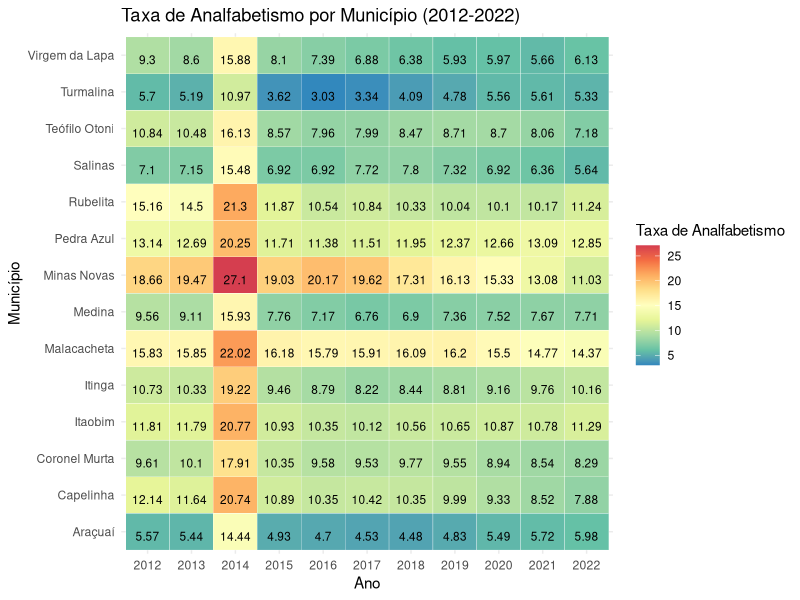
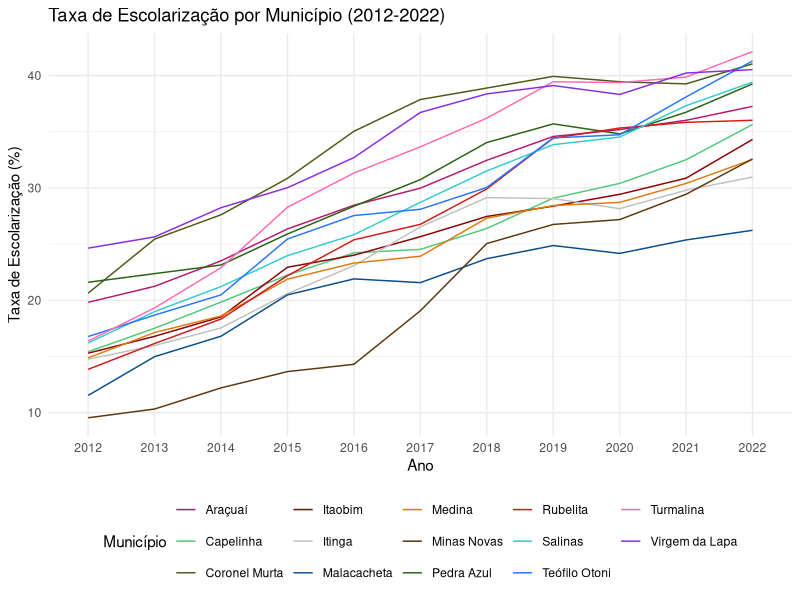

Here is the R script that generated these plots, in order:
## ---- chunk 1
knitr::opts_chunk$set(echo = FALSE)
Sys.setlocale("LC_ALL", "en_US.UTF-8")

## ---- chunk 2
# Importando os dados
df_analfabetismo <- data.frame(
  IBGE = c(3103405, 3112307, 3119500, 3133303, 3134004, 3139201, 3141405, 3141801, 3148707, 3156502, 3157005, 3168606, 3169703, 3171600),
  MUNICIPIO = c("Araçuaí", "Capelinha", "Coronel Murta", "Itaobim", "Itinga", "Malacacheta", "Medina", "Minas Novas", "Pedra Azul", "Rubelita", "Salinas", "Teófilo Otoni", "Turmalina", "Virgem da Lapa"),
  `2012` = c(5.57, 12.14, 9.61, 11.81, 10.73, 15.83, 9.56, 18.66, 13.14, 15.16, 7.10, 10.84, 5.70, 9.30),
  `2013` = c(5.44, 11.64, 10.10, 11.79, 10.33, 15.85, 9.11, 19.47, 12.69, 14.50, 7.15, 10.48, 5.19, 8.60),
  `2014` = c(14.44, 20.74, 17.91, 20.77, 19.22, 22.02, 15.93, 27.10, 20.25, 21.30, 15.48, 16.13, 10.97, 15.88),
  `2015` = c(4.93, 10.89, 10.35, 10.93, 9.46, 16.18, 7.76, 19.03, 11.71, 11.87, 6.92, 8.57, 3.62, 8.10),
  `2016` = c(4.70, 10.35, 9.58, 10.35, 8.79, 15.79, 7.17, 20.17, 11.38, 10.54, 6.92, 7.96, 3.03, 7.39),
  `2017` = c(4.53, 10.42, 9.53, 10.12, 8.22, 15.91, 6.76, 19.62, 11.51, 10.84, 7.72, 7.99, 3.34, 6.88),
  `2018` = c(4.48, 10.35, 9.77, 10.56, 8.44, 16.09, 6.90, 17.31, 11.95, 10.33, 7.80, 8.47, 4.09, 6.38),
  `2019` = c(4.83, 9.99, 9.55, 10.65, 8.81, 16.20, 7.36, 16.13, 12.37, 10.04, 7.32, 8.71, 4.78, 5.93),
  `2020` = c(5.49, 9.33, 8.94, 10.87, 9.16, 15.50, 7.52, 15.33, 12.66, 10.10, 6.92, 8.70, 5.56, 5.97),
  `2021` = c(5.72, 8.52, 8.54, 10.78, 9.76, 14.77, 7.67, 13.08, 13.09, 10.17, 6.36, 8.06, 5.61, 5.66),
  `2022` = c(5.98, 7.88, 8.29, 11.29, 10.16, 14.37, 7.71, 11.03, 12.85, 11.24, 5.64, 7.18, 5.33, 6.13)
)



## ---- chunk 3
# Carregando os pacotes necessários
library(ggplot2)
library(reshape2)
library(RColorBrewer)


# Transformando o dataframe para o formato longo
df_long <- melt(df_analfabetismo, id.vars = c("IBGE", "MUNICIPIO"), variable.name = "Ano", value.name = "TaxaAnalfabetismo")

# Ajustando os nomes dos anos 
df_long$Ano <- gsub("X", "", df_long$Ano)

# Escolhendo uma paleta de cores
color_palette <- rev(brewer.pal(name = "Spectral", n = 9))

# Criando o mapa de calor
ggplot(df_long, aes(x = Ano, y = MUNICIPIO, fill = TaxaAnalfabetismo)) +
  geom_tile(color = "white") +
  geom_text(aes(label = round(TaxaAnalfabetismo, 2)), vjust = 1, size=3) +
  scale_fill_gradientn(colors = color_palette) +
  theme_minimal() +
  labs(title = "Taxa de Analfabetismo por Município (2012-2022)", x = "Ano", y = "Município", fill = "Taxa de Analfabetismo")


## ---- chunk 4
# Criando o dataframe
tx_escolaricao <- data.frame(
  IBGE = c(3103405, 3112307, 3119500, 3133303, 3134004, 3139201, 3141405, 3141801, 3148707, 3156502, 3157005, 3168606, 3169703, 3171600),
  MUNICIPIO = c("Araçuaí", "Capelinha", "Coronel Murta", "Itaobim", "Itinga", "Malacacheta", "Medina", "Minas Novas", "Pedra Azul", "Rubelita", "Salinas", "Teófilo Otoni", "Turmalina", "Virgem da Lapa"),
  `2012` = c(19.82, 15.42, 20.63, 15.29, 14.75, 11.53, 14.87, 9.54, 21.60, 13.85, 16.20, 16.77, 16.37, 24.64),
  `2013` = c(21.24, 17.51, 25.44, 16.79, 15.97, 14.98, 17.13, 10.32, 22.37, 16.15, 18.99, 18.68, 19.32, 25.64),
  `2014` = c(23.51, 19.84, 27.61, 18.52, 17.54, 16.80, 18.60, 12.20, 23.14, 18.33, 21.22, 20.48, 22.90, 28.24),
  `2015` = c(26.35, 22.24, 30.85, 22.94, 20.59, 20.48, 21.88, 13.65, 25.90, 22.19, 23.97, 25.45, 28.28, 30.02),
  `2016` = c(28.46, 24.22, 35.04, 24.01, 23.08, 21.90, 23.31, 14.30, 28.37, 25.38, 25.84, 27.54, 31.32, 32.70),
  `2017` = c(29.98, 24.53, 37.87, 25.66, 26.53, 21.57, 23.92, 19.06, 30.74, 26.76, 28.72, 28.10, 33.66, 36.72),
  `2018` = c(32.46, 26.39, 38.89, 27.46, 29.14, 23.70, 27.31, 25.05, 34.04, 29.91, 31.51, 30.04, 36.21, 38.37),
  `2019` = c(34.58, 29.09, 39.93, 28.38, 29.05, 24.87, 28.43, 26.75, 35.70, 34.43, 33.85, 34.45, 39.45, 39.11),
  `2020` = c(35.19, 30.40, 39.45, 29.43, 28.15, 24.17, 28.71, 27.18, 34.81, 35.33, 34.53, 34.73, 39.38, 38.32),
  `2021` = c(36.02, 32.51, 39.26, 30.87, 29.80, 25.37, 30.40, 29.44, 36.74, 35.84, 37.32, 38.10, 39.87, 40.23),
  `2022` = c(37.26, 35.65, 41.05, 34.32, 30.97, 26.23, 32.54, 32.58, 39.26, 36.02, 39.42, 41.30, 42.14, 40.53)
)

## ---- chunk 5
# Carregando os pacotes necessários
library(ggplot2)
library(reshape2)
library(RColorBrewer)

# Transformando o dataframe para o formato longo
df_long <- melt(tx_escolaricao, id.vars = c("IBGE", "MUNICIPIO"), variable.name = "Ano", value.name = "TaxaEscolarizacao")

# Ajustando os nomes dos anos 
df_long$Ano <- gsub("X", "", df_long$Ano)

# Definindo as cores manualmente
custom_colors <- c("#b6186b", "#50c878", "#4d5816", "#8b0000", "#c0c0c0", "#084d8c", "#e07a10", "#5d360e", "#296111", "#d51919", "#33cccc", "#2676ff", "#FF69B4", "#8A2BE2")


# Criando o gráfico de linhas
ggplot(df_long, aes(x = Ano, y = TaxaEscolarizacao, group = MUNICIPIO, color = MUNICIPIO)) +
  geom_line() +
  scale_color_manual(values = custom_colors) +
  theme_minimal() +
  labs(title = "Taxa de Escolarização por Município (2012-2022)", x = "Ano", y = "Taxa de Escolarização (%)", color = "Município") +
  theme(legend.position = "bottom")



